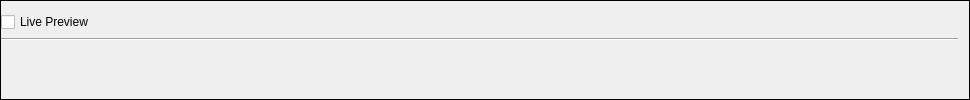
     <widget class="QFrame" name="f_preview_panel">
      <property name="enabled">
       <bool>true</bool>
      </property>
      <property name="sizePolicy">
       <sizepolicy hsizetype="Preferred" vsizetype="Preferred">
        <horstretch>0</horstretch>
        <verstretch>0</verstretch>
       </sizepolicy>
      </property>
      <property name="autoFillBackground">
       <bool>false</bool>
      </property>
      <property name="frameShape">
       <enum>QFrame::Panel</enum>
      </property>
      <layout class="QVBoxLayout" name="verticalLayout_2">
       <property name="leftMargin">
        <number>0</number>
       </property>
       <item>
        <layout class="QHBoxLayout" name="hl_image_preview">
         <item>
          <widget class="QCheckBox" name="cb_live_preview">
           <property name="text">
            <string>Live Preview</string>
           </property>
          </widget>
         </item>
        </layout>
       </item>
       <item>
        <widget class="Line" name="line_2">
         <property name="orientation">
          <enum>Qt::Horizontal</enum>
         </property>
        </widget>
       </item>
       <item>
        <widget class="QLabel" name="l_generated_image">
         <property name="sizePolicy">
          <sizepolicy hsizetype="MinimumExpanding" vsizetype="MinimumExpanding">
           <horstretch>0</horstretch>
           <verstretch>0</verstretch>
          </sizepolicy>
         </property>
         <property name="text">
          <string/>
         </property>
         <property name="scaledContents">
          <bool>true</bool>
         </property>
         <property name="alignment">
          <set>Qt::AlignCenter</set>
         </property>
        </widget>
       </item>
       <item>
        <spacer name="horizontalSpacer">
         <property name="orientation">
          <enum>Qt::Horizontal</enum>
         </property>
         <property name="sizeType">
          <enum>QSizePolicy::MinimumExpanding</enum>
         </property>
         <property name="sizeHint" stdset="0">
          <size>
           <width>957</width>
           <height>0</height>
          </size>
         </property>
        </spacer>
       </item>
      </layout>
     </widget>
